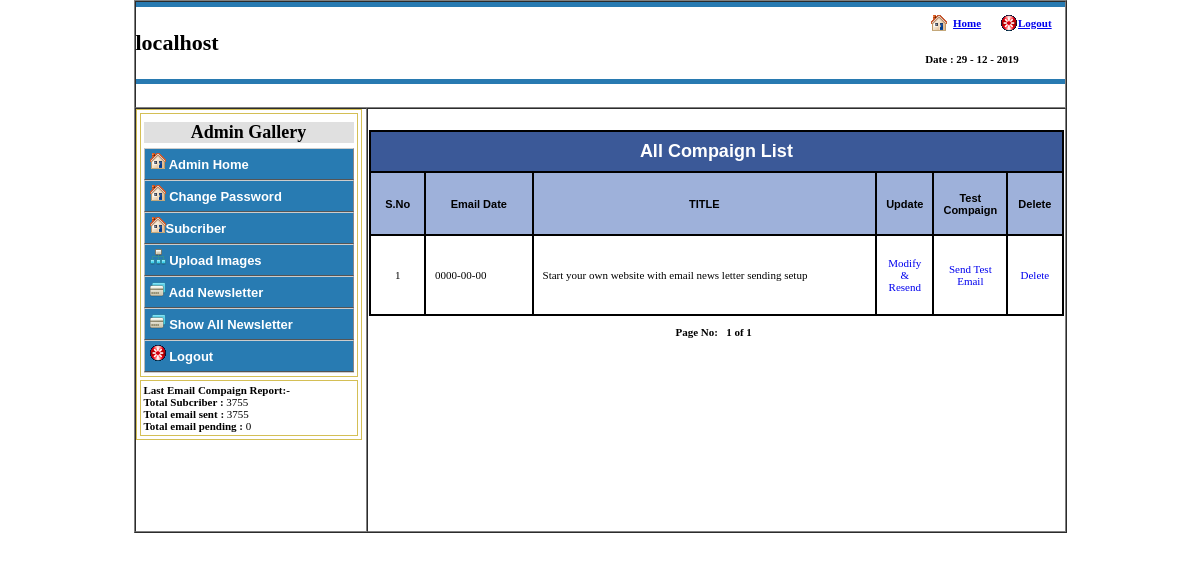
/compaignlist.php (signed in), run on the app's committed database.
### tables this page shows
CREATE TABLE `email` (
  `id` int(10) NOT NULL,
  `title` varchar(225) NOT NULL,
  `contants` mediumtext NOT NULL,
  `fromemail` varchar(225) NOT NULL,
  `replyto` varchar(225) NOT NULL,
  `website` varchar(225) NOT NULL,
  `date` date NOT NULL
);

### compaignlist.php (the view, shortened to what this page needs)
<?php
if(isset($_SESSION['username']))
{
	?>
	<!DOCTYPE html PUBLIC "-//W3C//DTD XHTML 1.0 Transitional//EN" "http://www.w3.org/TR/xhtml1/DTD/xhtml1-transitional.dtd">
	<html xmlns="http://www.w3.org/1999/xhtml">
	<head>
	</head>
<body style="margin:0pt; padding:0pt" onload="DisplayTime()">
	<form name="form" action="" method="post" onsubmit="return validate();">
	<table width="933" height="533" border="1" align="center" cellpadding="0" cellspacing="0" bgcolor="#FFFFFF">
      <tr>
        <td valign="top" colspan="2"><?php  include("header.php"); ?></td>
      </tr>
          <tr>
            <td width="25%" rowspan="4" valign="top"><?php  include("left.php"); ?></td>
            <td width="75%" align="center" valign="top"><br />
			<table width="100%" border="0" cellspacing="1" cellpadding="0" >
  <tr>
    <td height="203">
	<table width="100%" height="186" border="1" align="center" cellpadding="9" cellspacing="0" bordercolor="#000000">
              <tr align="center" class="title" bgcolor="#999999">
			  <th height="21" colspan="16" align="center" bgcolor="#3B5998"><span class="style2"><font size="4">All Compaign List</font></span> </th>
              </tr>
              <tr align="center" class="title">
             <th width="8%" align="center" bgcolor="#9EB1DA"><span class="style3">S.No</span></th>
			  <th width="16%" align="center" bgcolor="#9EB1DA"><span class="style3">Email Date</span></th>
				<th width="52%" align="center" bgcolor="#9EB1DA"><span class="style3">TITLE </span></th>
                <th width="8%" align="center" bgcolor="#9EB1DA"><span class="style3">Update</span></th>
                <th width="8%" align="center" bgcolor="#9EB1DA"><span class="style3">Test Compaign</span></th>
                <th width="8%" align="center" bgcolor="#9EB1DA"><span class="style3">Delete</span></th>
                </tr>
              <?php
			  $rowsPerPage = 10;
				$pageNum = 1;
				$offset = ($pageNum - 1) * $rowsPerPage;
				$counter=($pageNum -1)*$rowsPerPage + 1;
							$query1 = mysqli_query($connection,"SELECT * FROM email order by id desc LIMIT $offset, $rowsPerPage") or die("Query Fail #1");
							$response1 = mysqli_num_rows($query1);
							if($response1>0)
							{
								for($count=1;$count<=$response1;$count++)
								{
									$data = mysqli_fetch_array($query1);
									?>
              <tr class="data">
			  	<td width="8%" align="center"><?php echo $counter;?></td>
                 <td width="16%" align="justify"><?php echo $data['date']; ?></td>
                  <td width="52%" align="justify"><?php echo $data['title']; ?></td>
                <td width="8%" align="center"><a href="editcompaign.php?id=<?php echo $data['id']; ?>" style="text-decoration:none;" >Modify & Resend</a></td>
                <td width="8%" align="center"><a href="testcompaign.php?id=<?php echo $data['id']; ?>" style="text-decoration:none;" >Send Test Email</a></td>
                <td width="8%" align="center"><a href="#" onclick="return deleteval(<?php echo $data['id']; ?>);" style="text-decoration:none;"  > Delete </a> </td>
              </tr>
              <?php
			  		$counter++;
								}
							}
						?>
            </table>
	</td>
  </tr>
  <?php
  $resultpaging  = mysqli_query($connection,"SELECT * FROM email order by id desc") or die('Error, query failed');
						$rows = mysqli_num_rows($resultpaging);
						$maxPage = ceil($rows/$rowsPerPage);
						$self = $_SERVER['PHP_SELF'];
						if ($pageNum > 1)
						{
							$page  = $pageNum - 1;
							$prev  = " <a href=\"$self?page=$page\" class=\"new\" style=\"color:#000000\">[Prev]</a> ";
							$first = " <a href=\"$self?page=1\" class=\"new\" style=\"color:#000000\">[First Page]</a>" ;
						}
						else
						{
						   $prev  = '&nbsp;';
						   $first = '&nbsp;';
						}
						if ($pageNum < $maxPage)
						{
						   $page = $pageNum + 1;
						   $next = " <a href=\"$self?page=$page\" class=\"new\" style=\"color:#000000\">[Next]</a> ";
						   $last = " <a href=\"$self?page=$maxPage\" class=\"new\" style=\"color:#000000\">[Last Page]</a> ";
						}
						else
						{
						   $next = '&nbsp;';
						   $last = '&nbsp;';
						}
						echo "<tr><td align=\"center\" width=\"100%\"  style=\"color:#000000\"><strong>Page No: ".$first . $prev . "$pageNum of $maxPage" . $next . $last."</strong></td></tr>";
					  ?>
</table>
			</td>
      </tr></table>
	</form>
	</body>
	</html>
	<?php
}
else
{
echo $_SESSION['USERNAME'];
header('location:login.php');
}
?>

### style3.css (style rules this page uses)
body { font: normal 11px verdana; }

### compaignlist.php (style rules this page uses)
.style2 { color: #FFFFFF; font-weight: bold; font-family: Arial, Helvetica, sans-serif; }
.style3 { font-family: Arial, Helvetica, sans-serif }

### data on the page
email: date "0000-00-00", title "Start your own website with email news letter sending setup"

### other printed values
$_SERVER['SERVER_NAME'] "localhost"
$rowcount "3755"
$rowcount1 "3755"
$rowcount2 "0"
$pageNum "1"
$maxPage "1"
